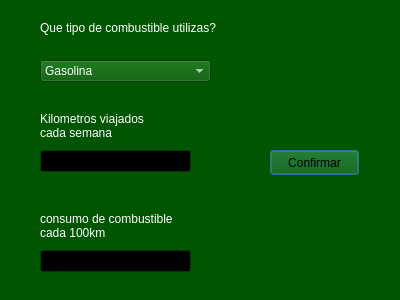
<?xml version="1.0" encoding="UTF-8"?>
<ui version="4.0">
 <class>calculadora</class>
 <widget class="QDialog" name="calculadora">
  <property name="geometry">
   <rect>
    <x>0</x>
    <y>0</y>
    <width>400</width>
    <height>300</height>
   </rect>
  </property>
  <property name="palette">
   <palette>
    <active>
     <colorrole role="WindowText">
      <brush brushstyle="SolidPattern">
       <color alpha="255">
        <red>255</red>
        <green>255</green>
        <blue>255</blue>
       </color>
      </brush>
     </colorrole>
     <colorrole role="Button">
      <brush brushstyle="SolidPattern">
       <color alpha="255">
        <red>0</red>
        <green>85</green>
        <blue>0</blue>
       </color>
      </brush>
     </colorrole>
     <colorrole role="Light">
      <brush brushstyle="SolidPattern">
       <color alpha="255">
        <red>0</red>
        <green>127</green>
        <blue>0</blue>
       </color>
      </brush>
     </colorrole>
     <colorrole role="Midlight">
      <brush brushstyle="SolidPattern">
       <color alpha="255">
        <red>0</red>
        <green>106</green>
        <blue>0</blue>
       </color>
      </brush>
     </colorrole>
     <colorrole role="Dark">
      <brush brushstyle="SolidPattern">
       <color alpha="255">
        <red>0</red>
        <green>42</green>
        <blue>0</blue>
       </color>
      </brush>
     </colorrole>
     <colorrole role="Mid">
      <brush brushstyle="SolidPattern">
       <color alpha="255">
        <red>0</red>
        <green>57</green>
        <blue>0</blue>
       </color>
      </brush>
     </colorrole>
     <colorrole role="Text">
      <brush brushstyle="SolidPattern">
       <color alpha="255">
        <red>255</red>
        <green>255</green>
        <blue>255</blue>
       </color>
      </brush>
     </colorrole>
     <colorrole role="BrightText">
      <brush brushstyle="SolidPattern">
       <color alpha="255">
        <red>255</red>
        <green>255</green>
        <blue>255</blue>
       </color>
      </brush>
     </colorrole>
     <colorrole role="ButtonText">
      <brush brushstyle="SolidPattern">
       <color alpha="255">
        <red>255</red>
        <green>255</green>
        <blue>255</blue>
       </color>
      </brush>
     </colorrole>
     <colorrole role="Base">
      <brush brushstyle="SolidPattern">
       <color alpha="255">
        <red>0</red>
        <green>0</green>
        <blue>0</blue>
       </color>
      </brush>
     </colorrole>
     <colorrole role="Window">
      <brush brushstyle="SolidPattern">
       <color alpha="255">
        <red>0</red>
        <green>85</green>
        <blue>0</blue>
       </color>
      </brush>
     </colorrole>
     <colorrole role="Shadow">
      <brush brushstyle="SolidPattern">
       <color alpha="255">
        <red>0</red>
        <green>0</green>
        <blue>0</blue>
       </color>
      </brush>
     </colorrole>
     <colorrole role="AlternateBase">
      <brush brushstyle="SolidPattern">
       <color alpha="255">
        <red>0</red>
        <green>42</green>
        <blue>0</blue>
       </color>
      </brush>
     </colorrole>
     <colorrole role="ToolTipBase">
      <brush brushstyle="SolidPattern">
       <color alpha="255">
        <red>255</red>
        <green>255</green>
        <blue>220</blue>
       </color>
      </brush>
     </colorrole>
     <colorrole role="ToolTipText">
      <brush brushstyle="SolidPattern">
       <color alpha="255">
        <red>0</red>
        <green>0</green>
        <blue>0</blue>
       </color>
      </brush>
     </colorrole>
     <colorrole role="PlaceholderText">
      <brush brushstyle="SolidPattern">
       <color alpha="127">
        <red>255</red>
        <green>255</green>
        <blue>255</blue>
       </color>
      </brush>
     </colorrole>
     <colorrole role="Accent">
      <brush brushstyle="SolidPattern">
       <color alpha="255">
        <red>0</red>
        <green>0</green>
        <blue>0</blue>
       </color>
      </brush>
     </colorrole>
    </active>
    <inactive>
     <colorrole role="WindowText">
      <brush brushstyle="SolidPattern">
       <color alpha="255">
        <red>255</red>
        <green>255</green>
        <blue>255</blue>
       </color>
      </brush>
     </colorrole>
     <colorrole role="Button">
      <brush brushstyle="SolidPattern">
       <color alpha="255">
        <red>0</red>
        <green>85</green>
        <blue>0</blue>
       </color>
      </brush>
     </colorrole>
     <colorrole role="Light">
      <brush brushstyle="SolidPattern">
       <color alpha="255">
        <red>0</red>
        <green>127</green>
        <blue>0</blue>
       </color>
      </brush>
     </colorrole>
     <colorrole role="Midlight">
      <brush brushstyle="SolidPattern">
       <color alpha="255">
        <red>0</red>
        <green>106</green>
        <blue>0</blue>
       </color>
      </brush>
     </colorrole>
     <colorrole role="Dark">
      <brush brushstyle="SolidPattern">
       <color alpha="255">
        <red>0</red>
        <green>42</green>
        <blue>0</blue>
       </color>
      </brush>
     </colorrole>
     <colorrole role="Mid">
      <brush brushstyle="SolidPattern">
       <color alpha="255">
        <red>0</red>
        <green>57</green>
        <blue>0</blue>
       </color>
      </brush>
     </colorrole>
     <colorrole role="Text">
      <brush brushstyle="SolidPattern">
       <color alpha="255">
        <red>255</red>
        <green>255</green>
        <blue>255</blue>
       </color>
      </brush>
     </colorrole>
     <colorrole role="BrightText">
      <brush brushstyle="SolidPattern">
       <color alpha="255">
        <red>255</red>
        <green>255</green>
        <blue>255</blue>
       </color>
      </brush>
     </colorrole>
     <colorrole role="ButtonText">
      <brush brushstyle="SolidPattern">
       <color alpha="255">
        <red>255</red>
        <green>255</green>
        <blue>255</blue>
       </color>
      </brush>
     </colorrole>
     <colorrole role="Base">
      <brush brushstyle="SolidPattern">
       <color alpha="255">
        <red>0</red>
        <green>0</green>
        <blue>0</blue>
       </color>
      </brush>
     </colorrole>
     <colorrole role="Window">
      <brush brushstyle="SolidPattern">
       <color alpha="255">
        <red>0</red>
        <green>85</green>
        <blue>0</blue>
       </color>
      </brush>
     </colorrole>
     <colorrole role="Shadow">
      <brush brushstyle="SolidPattern">
       <color alpha="255">
        <red>0</red>
        <green>0</green>
        <blue>0</blue>
       </color>
      </brush>
     </colorrole>
     <colorrole role="AlternateBase">
      <brush brushstyle="SolidPattern">
       <color alpha="255">
        <red>0</red>
        <green>42</green>
        <blue>0</blue>
       </color>
      </brush>
     </colorrole>
     <colorrole role="ToolTipBase">
      <brush brushstyle="SolidPattern">
       <color alpha="255">
        <red>255</red>
        <green>255</green>
        <blue>220</blue>
       </color>
      </brush>
     </colorrole>
     <colorrole role="ToolTipText">
      <brush brushstyle="SolidPattern">
       <color alpha="255">
        <red>0</red>
        <green>0</green>
        <blue>0</blue>
       </color>
      </brush>
     </colorrole>
     <colorrole role="PlaceholderText">
      <brush brushstyle="SolidPattern">
       <color alpha="127">
        <red>255</red>
        <green>255</green>
        <blue>255</blue>
       </color>
      </brush>
     </colorrole>
     <colorrole role="Accent">
      <brush brushstyle="SolidPattern">
       <color alpha="255">
        <red>0</red>
        <green>0</green>
        <blue>0</blue>
       </color>
      </brush>
     </colorrole>
    </inactive>
    <disabled>
     <colorrole role="WindowText">
      <brush brushstyle="SolidPattern">
       <color alpha="255">
        <red>0</red>
        <green>42</green>
        <blue>0</blue>
       </color>
      </brush>
     </colorrole>
     <colorrole role="Button">
      <brush brushstyle="SolidPattern">
       <color alpha="255">
        <red>0</red>
        <green>85</green>
        <blue>0</blue>
       </color>
      </brush>
     </colorrole>
     <colorrole role="Light">
      <brush brushstyle="SolidPattern">
       <color alpha="255">
        <red>0</red>
        <green>127</green>
        <blue>0</blue>
       </color>
      </brush>
     </colorrole>
     <colorrole role="Midlight">
      <brush brushstyle="SolidPattern">
       <color alpha="255">
        <red>0</red>
        <green>106</green>
        <blue>0</blue>
       </color>
      </brush>
     </colorrole>
     <colorrole role="Dark">
      <brush brushstyle="SolidPattern">
       <color alpha="255">
        <red>0</red>
        <green>42</green>
        <blue>0</blue>
       </color>
      </brush>
     </colorrole>
     <colorrole role="Mid">
      <brush brushstyle="SolidPattern">
       <color alpha="255">
        <red>0</red>
        <green>57</green>
        <blue>0</blue>
       </color>
      </brush>
     </colorrole>
     <colorrole role="Text">
      <brush brushstyle="SolidPattern">
       <color alpha="255">
        <red>0</red>
        <green>42</green>
        <blue>0</blue>
       </color>
      </brush>
     </colorrole>
     <colorrole role="BrightText">
      <brush brushstyle="SolidPattern">
       <color alpha="255">
        <red>255</red>
        <green>255</green>
        <blue>255</blue>
       </color>
      </brush>
     </colorrole>
     <colorrole role="ButtonText">
      <brush brushstyle="SolidPattern">
       <color alpha="255">
        <red>0</red>
        <green>42</green>
        <blue>0</blue>
       </color>
      </brush>
     </colorrole>
     <colorrole role="Base">
      <brush brushstyle="SolidPattern">
       <color alpha="255">
        <red>0</red>
        <green>85</green>
        <blue>0</blue>
       </color>
      </brush>
     </colorrole>
     <colorrole role="Window">
      <brush brushstyle="SolidPattern">
       <color alpha="255">
        <red>0</red>
        <green>85</green>
        <blue>0</blue>
       </color>
      </brush>
     </colorrole>
     <colorrole role="Shadow">
      <brush brushstyle="SolidPattern">
       <color alpha="255">
        <red>0</red>
        <green>0</green>
        <blue>0</blue>
       </color>
      </brush>
     </colorrole>
     <colorrole role="AlternateBase">
      <brush brushstyle="SolidPattern">
       <color alpha="255">
        <red>0</red>
        <green>85</green>
        <blue>0</blue>
       </color>
      </brush>
     </colorrole>
     <colorrole role="ToolTipBase">
      <brush brushstyle="SolidPattern">
       <color alpha="255">
        <red>255</red>
        <green>255</green>
        <blue>220</blue>
       </color>
      </brush>
     </colorrole>
     <colorrole role="ToolTipText">
      <brush brushstyle="SolidPattern">
       <color alpha="255">
        <red>0</red>
        <green>0</green>
        <blue>0</blue>
       </color>
      </brush>
     </colorrole>
     <colorrole role="PlaceholderText">
      <brush brushstyle="SolidPattern">
       <color alpha="127">
        <red>0</red>
        <green>42</green>
        <blue>0</blue>
       </color>
      </brush>
     </colorrole>
     <colorrole role="Accent">
      <brush brushstyle="SolidPattern">
       <color alpha="255">
        <red>0</red>
        <green>60</green>
        <blue>0</blue>
       </color>
      </brush>
     </colorrole>
    </disabled>
   </palette>
  </property>
  <property name="windowTitle">
   <string>Calcular co2 por auto</string>
  </property>
  <widget class="QLabel" name="label">
   <property name="geometry">
    <rect>
     <x>40</x>
     <y>20</y>
     <width>231</width>
     <height>16</height>
    </rect>
   </property>
   <property name="text">
    <string>Que tipo de combustible utilizas?</string>
   </property>
  </widget>
  <widget class="QLineEdit" name="lineEdit_2">
   <property name="geometry">
    <rect>
     <x>40</x>
     <y>250</y>
     <width>151</width>
     <height>22</height>
    </rect>
   </property>
  </widget>
  <widget class="QComboBox" name="comboBox">
   <property name="geometry">
    <rect>
     <x>40</x>
     <y>60</y>
     <width>171</width>
     <height>22</height>
    </rect>
   </property>
   <item>
    <property name="text">
     <string>Gasolina</string>
    </property>
   </item>
   <item>
    <property name="text">
     <string>Diesel</string>
    </property>
   </item>
   <item>
    <property name="text">
     <string>Electrico</string>
    </property>
   </item>
  </widget>
  <widget class="QLabel" name="label_3">
   <property name="geometry">
    <rect>
     <x>40</x>
     <y>210</y>
     <width>181</width>
     <height>31</height>
    </rect>
   </property>
   <property name="text">
    <string>consumo de combustible 
cada 100km</string>
   </property>
  </widget>
  <widget class="QLabel" name="label_2">
   <property name="geometry">
    <rect>
     <x>40</x>
     <y>110</y>
     <width>191</width>
     <height>31</height>
    </rect>
   </property>
   <property name="text">
    <string>Kilometros viajados 
cada semana</string>
   </property>
  </widget>
  <widget class="QLineEdit" name="lineEdit">
   <property name="geometry">
    <rect>
     <x>40</x>
     <y>150</y>
     <width>151</width>
     <height>22</height>
    </rect>
   </property>
  </widget>
  <widget class="QPushButton" name="pushButton">
   <property name="geometry">
    <rect>
     <x>270</x>
     <y>150</y>
     <width>89</width>
     <height>25</height>
    </rect>
   </property>
   <property name="palette">
    <palette>
     <active>
      <colorrole role="ButtonText">
       <brush brushstyle="SolidPattern">
        <color alpha="255">
         <red>0</red>
         <green>0</green>
         <blue>0</blue>
        </color>
       </brush>
      </colorrole>
     </active>
     <inactive>
      <colorrole role="ButtonText">
       <brush brushstyle="SolidPattern">
        <color alpha="255">
         <red>0</red>
         <green>0</green>
         <blue>0</blue>
        </color>
       </brush>
      </colorrole>
     </inactive>
     <disabled/>
    </palette>
   </property>
   <property name="autoFillBackground">
    <bool>false</bool>
   </property>
   <property name="text">
    <string>Confirmar</string>
   </property>
  </widget>
 </widget>
 <resources/>
 <connections/>
</ui>
